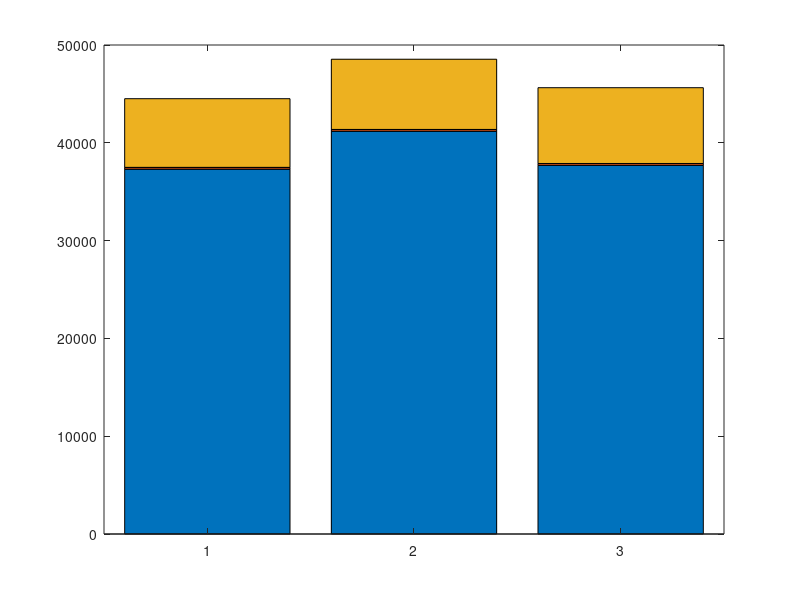

The MATLAB script that drew this image: (Note: this script raises an error after producing the figure.)
% data
x = {'6lh'; '6lr'; '6lbr'};
y = [ 37305 184 7022 ; 41183 184 7178 ; 37701 184 7750 ];
% enddata

% Construct graph
figure;
bar(y,'stacked');
set(gca,'XTickLabels',x); 
legend('Code','Initialized variables','Uninitialized variables');
xlabel('Entity');
ylabel('memory (bytes)');
title('msp430-size over 6LoWPAN-ND entities');